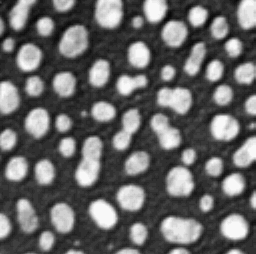
#> input picture docs/21_segmentation_comparison/blobs.tif, 256 x 254 px, found by its file name
$ jupyter execute --allow-errors apoc_pixel_classifier_continue_training.ipynb
#> lines starting #> are read from the running program, lines starting #| are printed output that depends on the picture
# Pixel classification on OpenCL-compatible GPUs
APOC is based on [pyclesperanto](https://github.com/clEsperanto/pyclesperanto_prototype) and [sklearn](https://scikit-learn.org/stable/).

Let's start with loading an example image and some ground truth:

[cell 1]
from skimage.io import imread, imshow
import matplotlib.pyplot as plt
import apoc
import numpy as np

# load example image
image = imread('blobs.tif')
#> image is the input picture: shape (254, 256) float32; min 8, max 248, mean 103.3

# cut it into smaller pieces
image1 = image[0:126,0:127]
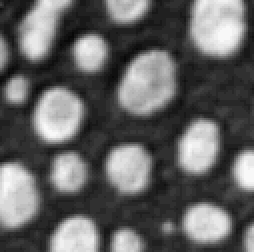
#> image1: shape (126, 127) float32 (shown 2 times larger); min 8, max 248, mean 99.3
image2 = image[127:253,0:127]
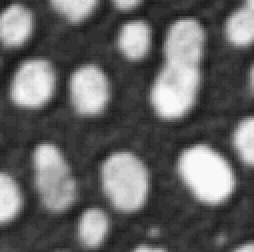
#> image2: shape (126, 127) float32 (shown 2 times larger); min 24, max 248, mean 100.5
image3 = image[0:126,128:255]
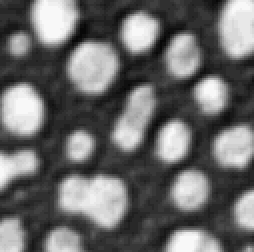
#> image3: shape (126, 127) float32 (shown 2 times larger); min 8, max 248, mean 106.7
image4 = image[127:253,128:255]
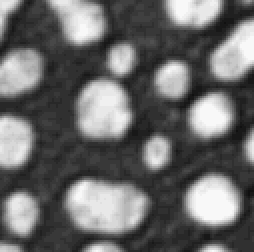
#> image4: shape (126, 127) float32 (shown 2 times larger); min 16, max 248, mean 106.2

fig, axs = plt.subplots(1, 4, figsize=(15,15))
axs[0].imshow(image1)
axs[1].imshow(image2)
axs[2].imshow(image3)
axs[3].imshow(image4)

#> (a cell that did not finish here is left out)

## Training
We now train a OCLRandomForestClassifier, which is under the hood a [scikit-learn RandomForestClassifier](https://scikit-learn.org/stable/modules/generated/sklearn.ensemble.RandomForestClassifier.html). After training, the classifier will be converted to [clij-compatible OpenCL code](https://github.com/clEsperanto/clij-opencl-kernels) and save to disk under a given filename.

[cell 3]
# define features: original image, a blurred version and an edge image
features = "original gaussian_blur=2 sobel_of_gaussian_blur=2"

# this is where the model will be saved
cl_filename = 'my_model.cl'

apoc.erase_classifier(cl_filename)
#> (this line was passed over: apoc is not available in this run)

$ run again, with _images/16891cd7187809cc666d2943d32dd06f4b4d46b85b4541bfa85569ce5bde47df.png saved as docs/21_segmentation_comparison/blobs.tif
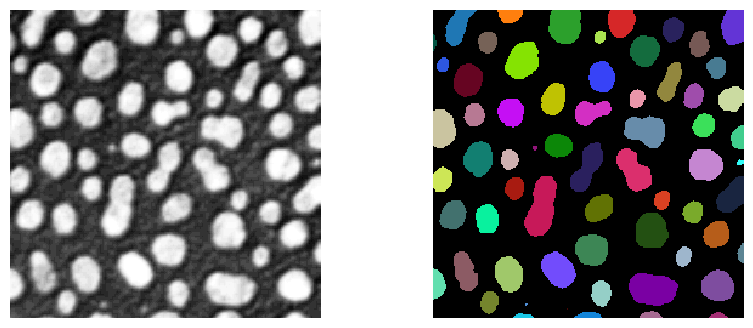
#> input picture _images/16891cd7187809cc666d2943d32dd06f4b4d46b85b4541bfa85569ce5bde47df.png, 753 x 328 px, found by its file name
#> image is the input picture: shape (328, 753, 4); mean R, G, B, A 117.6, 116.3, 116.8, 255
#> `image3 = image[0:126,128:255]`:
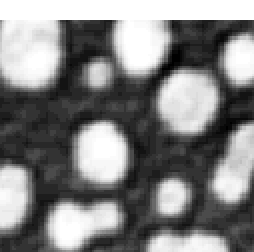
#> image3: shape (126, 127, 4) (shown 2 times larger); mean R, G, B, A 130.3, 130.3, 130.3, 255
#> `image4 = image[127:253,128:255]`:
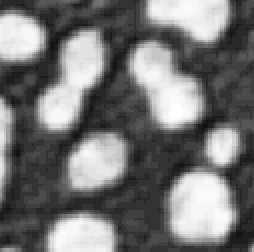
#> image4: shape (126, 127, 4) (shown 2 times larger); mean R, G, B, A 116.3, 116.3, 116.3, 255
